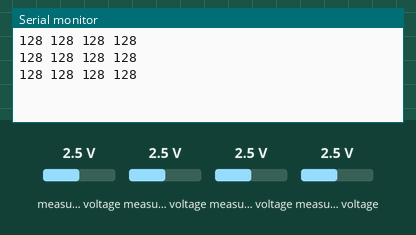
Bench run of a sketch on a simulated Arduino Uno, built with avr-gcc and run on an emulated ATmega328P. On the bench: the last lines printed to the serial monitor. Wiring (inferred from the names in the program): PCF8591 converter at I2C address 0x48. Inputs (shaded band) come from the test bench; at power-on: measured voltage 2.5 V.

Above: at 1.2 s.
1.3 s: measured voltage (sensor 200) set to 0.1 V
At 1.9 s:
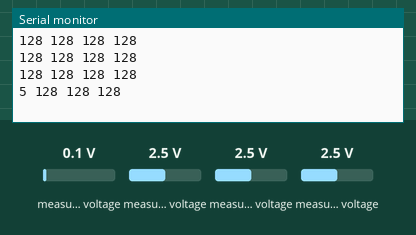
2.8 s: measured voltage (sensor 201) set to 0.1 V
At 3.4 s:
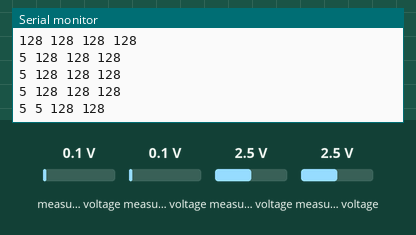
4.3 s: measured voltage (sensor 202) set to 0.1 V
At 4.9 s:
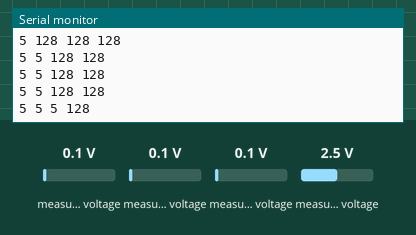
5.8 s: measured voltage (sensor 203) set to 0.1 V
At 6.4 s:
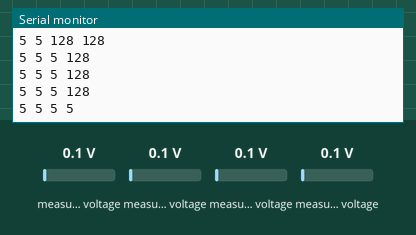
7.3 s: measured voltage (sensor 200) set to 1.2 V
At 7.9 s:
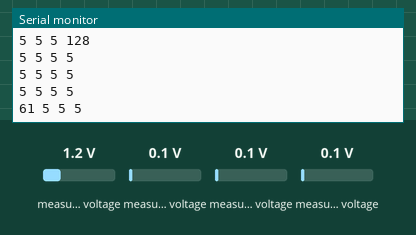
8.8 s: measured voltage (sensor 201) set to 1.2 V
At 9.4 s:
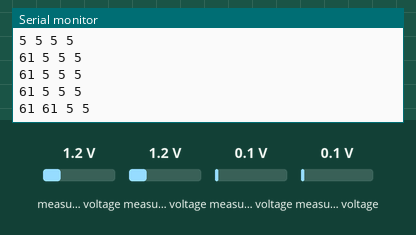
Timing chart, 0 to 11.3 s (numbered marks = the images above; inputs shaded):
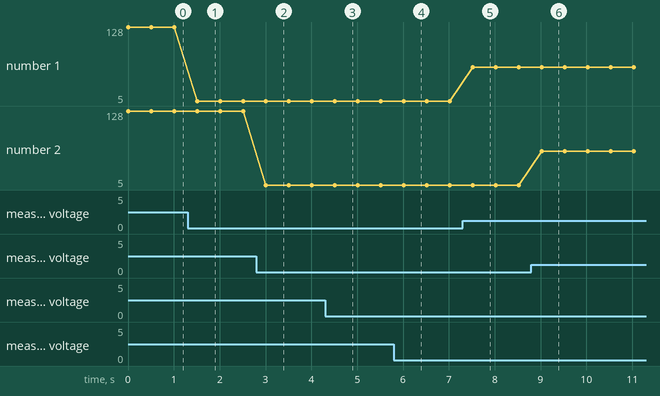

The sketch:

PCF8591_test.ino
```cpp
// Example 52.4 PCF8591 ADC demo
// http://tronixstuff.com/tutorials Chapter 52
// John Boxall June 2013
#include "Wire.h"
#define PCF8591 (0x90 >> 1) // I2C bus address
byte value0, value1, value2, value3;
void setup()
{
 Wire.begin();
 Serial.begin(9600);
}
void loop()
{
 Wire.beginTransmission(PCF8591); // wake up PCF8591
 Wire.write(0x04); // control byte - read ADC0 then auto-increment
 Wire.endTransmission(); // end tranmission
 Wire.requestFrom(PCF8591, 5);
 value0=Wire.read();
 value0=Wire.read();
 value1=Wire.read();
 value2=Wire.read();
 value3=Wire.read();
 Serial.print(value0); Serial.print(" ");
 Serial.print(value1); Serial.print(" ");
 Serial.print(value2); Serial.print(" ");
 Serial.print(value3); Serial.print(" ");
 Serial.println();
 delay(500);
}
```

Measured:
- after the input at 1.3 s, the serial monitor: prints a new line after 0.21 s (image 1)
- after the input at 2.8 s, the serial monitor: prints a new line after 0.21 s (image 2)
- after the input at 4.3 s, the serial monitor: prints a new line after 0.21 s (image 3)
- after the input at 5.8 s, the serial monitor: prints a new line after 0.22 s (image 4)
- after the input at 7.3 s, the serial monitor: prints a new line after 0.22 s (image 5)
- after the input at 8.8 s, the serial monitor: prints a new line after 0.23 s (image 6)
- plotted number 1: 128 → 5 after the input at 1.3 s, 5 → 61 after the input at 7.3 s
